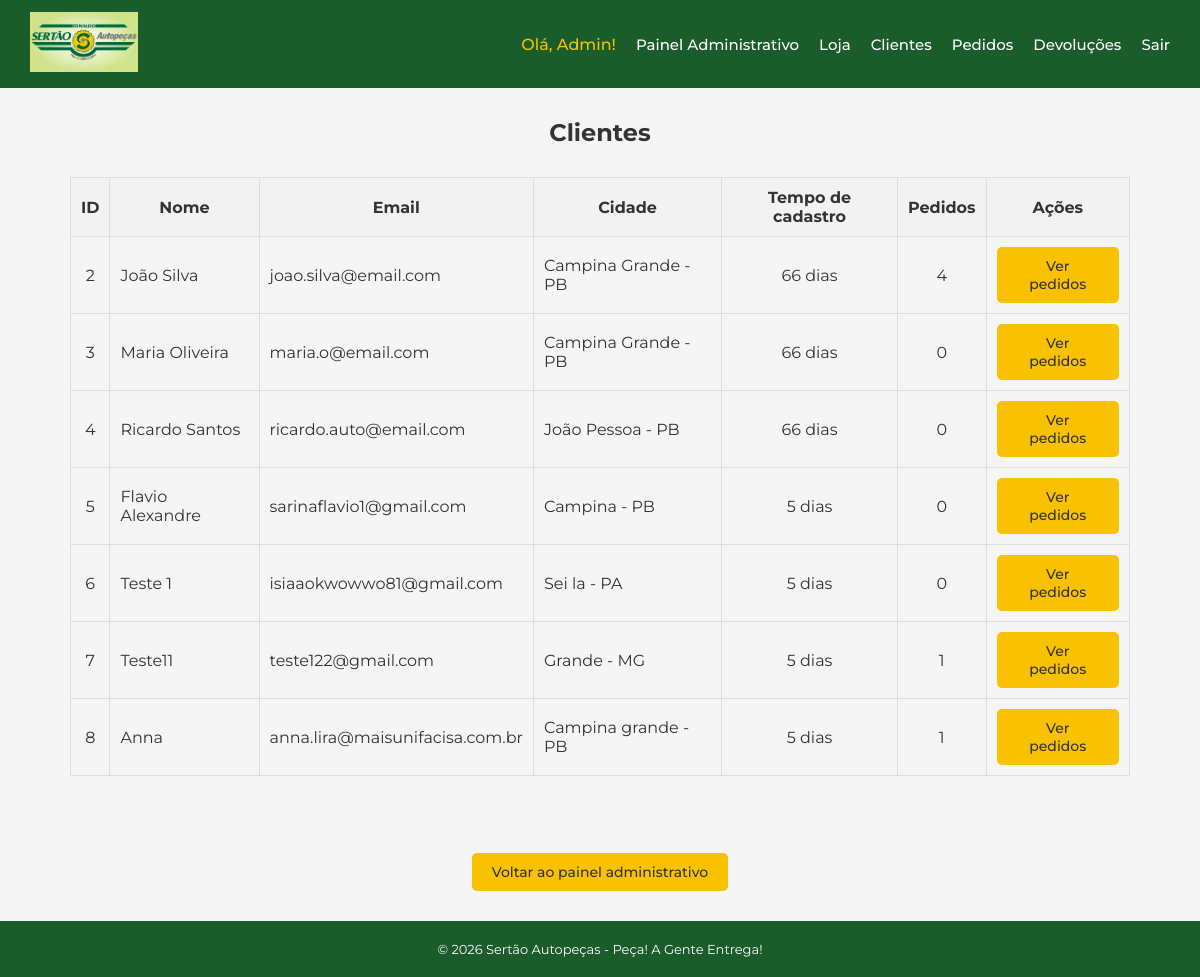
The app's page /admin/clientes (signed in), older data.
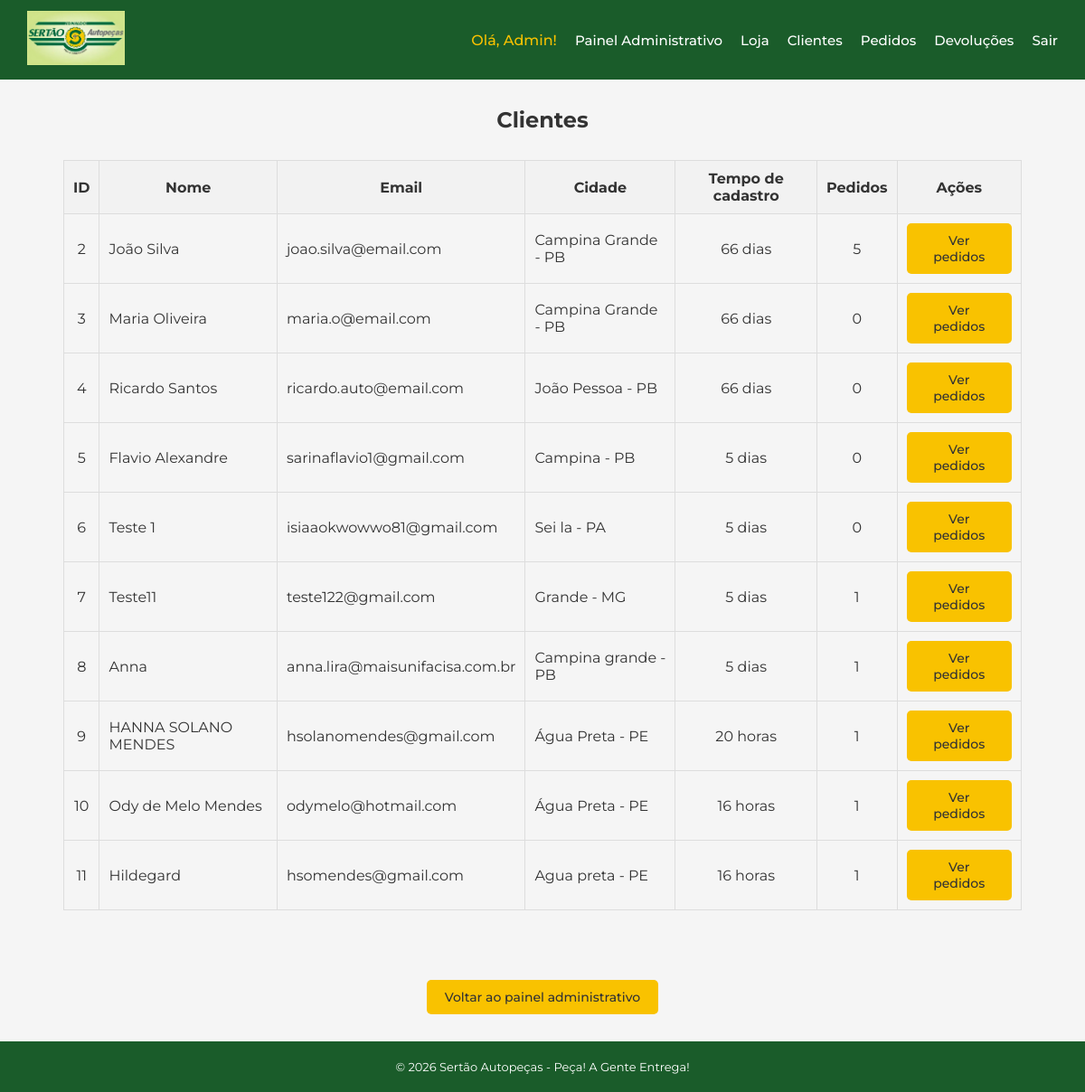
The same page, newer data.
### app/models.py (models this page shows)
class Usuario(UserMixin, db.Model):
    id = db.Column(db.Integer, primary_key=True)
    nome = db.Column(db.String(100), nullable=False)
    email = db.Column(db.String(100), nullable=False, unique=True)
    senha = db.Column(db.String(100), nullable=False)
    perfil = db.Column(db.String(100), nullable=False)
    endereco = db.Column(db.String(200), nullable=True)
    cidade = db.Column(db.String(100), nullable=True)
    estado = db.Column(db.String(2), nullable=True)
    cep = db.Column(db.String(9), nullable=True)
    data_cadastro = db.Column(db.DateTime, default=agora_brasilia)
    pedidos = db.relationship('Pedido', back_populates='usuario')

### app/routes/admin.py (the view)
@admin.route('/admin/clientes')
@login_required
def listar_clientes():
    if current_user.perfil != 'ADMIN':
        return redirect('/loja')
    clientes = Usuario.query.filter_by(perfil='CLIENTE').all()
    for cliente in clientes:
        if cliente.data_cadastro:
            diff = datetime.now() - cliente.data_cadastro
            dias = diff.days
            if dias > 0:
                cliente.tempo_cadastro = f"{dias} dias"
            else:
                horas = diff.seconds // 3600
                cliente.tempo_cadastro = f"{horas} horas"
        else:
            cliente.tempo_cadastro = "N/A"
        cliente.total_pedidos = len(cliente.pedidos)
    return render_template('admin/clientes.html', clientes=clientes)

### app/models.py (called while the page is built)
@login_manager.user_loader
def load_user(user_id):
    return Usuario.query.get(int(user_id))

### app/templates/admin/clientes.html (shortened to what this page needs)
{% extends 'base.html' %}
{% block conteudo %}
<h2 style="text-align: center;">Clientes</h2>
{% if clientes %}
<table style="width: 100%; border-collapse: collapse; margin-top: 30px;">
    <thead>
        <tr style="background-color: #f2f2f2;">
            <th style="padding: 10px; border: 1px solid #ddd;">ID</th>
            <th style="padding: 10px; border: 1px solid #ddd;">Nome</th>
            <th style="padding: 10px; border: 1px solid #ddd;">Email</th>
            <th style="padding: 10px; border: 1px solid #ddd;">Cidade</th>
            <th style="padding: 10px; border: 1px solid #ddd;">Tempo de cadastro</th>
            <th style="padding: 10px; border: 1px solid #ddd;">Pedidos</th>
            <th style="padding: 10px; border: 1px solid #ddd;">Ações</th>
        </tr>
    </thead>
    <tbody>
        {% for cliente in clientes %}
        <tr>
            <td style="padding: 10px; border: 1px solid #ddd; text-align: center;">
                {{ cliente.id }}
            </td>
            <td style="padding: 10px; border: 1px solid #ddd;">
                {{ cliente.nome }}
            </td>
            <td style="padding: 10px; border: 1px solid #ddd;">
                {{ cliente.email }}
            </td>
            <td style="padding: 10px; border: 1px solid #ddd;">
                {{ cliente.cidade }} - {{ cliente.estado }}
            </td>
            <td style="padding: 10px; border: 1px solid #ddd; text-align: center;">
                {{ cliente.tempo_cadastro }}
            </td>
            <td style="padding: 10px; border: 1px solid #ddd; text-align: center;">
                {{ cliente.total_pedidos }}
            </td>
            <td style="padding: 10px; border: 1px solid #ddd; text-align: center;">
                <a href="/admin/clientes/{{ cliente.id }}/pedidos"
                   class="btn btn-primary">
                    Ver pedidos
                </a>
            </td>
        </tr>
        {% endfor %}
    </tbody>
</table>
{% else %}
<div style="text-align: center; margin-top: 30px;">
    <p>Nenhum cliente encontrado.</p>
</div>
{% endif %}
    <br><br><br>
    <div style="text-align: center; margin-top: 20px;">
        <a href="/admin" class="btn btn-primary">Voltar ao painel administrativo</a>
    </div>
{% endblock %}

### app/templates/base.html (shortened to what this page needs)
<!DOCTYPE html>
<html lang="pt-BR">
<head>
    <link rel="stylesheet" href="{{ url_for('static', filename='css/base.css') }}">
    <link rel="stylesheet" href="{{ url_for('static', filename='css/layout.css') }}">
    <link rel="stylesheet" href="{{ url_for('static', filename='css/componentes.css') }}">
    <link rel="stylesheet" href="{{ url_for('static', filename='css/utils.css') }}">
    <link rel="stylesheet" href="{{ url_for('static', filename='css/carrinho.css') }}">
    <link rel="stylesheet" href="{{ url_for('static', filename='css/toast.css') }}">
</head>
<body>
<nav class="navbar">
    <a href="/loja">
        <img src="{{ url_for('static', filename='uploads/logo.jpeg') }}" alt="Sertão Autopeças">
    </a>
    <div class="navbar-links" id="navbar-links">
        {% if current_user.is_authenticated %}
            <span class="navbar-user">Olá, {{ current_user.nome }}!</span>
            {% if current_user.perfil == 'CLIENTE' %}
                <a href="/loja">Loja</a>
                <a href="/carrinho" aria-label="Carrinho" style="position: relative; text-decoration: none; color: white;">
                    🛒
                    <span id="badge-carrinho"></span>
                </a>
                <a href="/meus-pedidos">Meus Pedidos</a>
            {% else %}
                <a href="/admin">Painel Administrativo</a>
                <a href="/">Loja</a>
                <a href="/admin/clientes">Clientes</a>
                <a href="/admin/pedidos">Pedidos</a>
                <a href="/admin/devolucoes">Devoluções</a>
            {% endif %}
            <a href="/logout">Sair</a>
        {% else %}
            <a href="/loja">Loja</a>
            <a href="/login">Login</a>
            <a href="/cadastro">Cadastre-se</a>
        {% endif %}
    </div>
</nav>
<div class="container">
    {% block conteudo %}{% endblock %}
</div>
<footer class="footer">
    <p>© 2026 Sertão Autopeças - Peça! A Gente Entrega!</p>
</footer>
</body>
</html>

### app/static/css/base.css (style rules this page uses)
* { margin: 0; padding: 0; box-sizing: border-box; }
body { font-family: 'Montserrat', sans-serif; background-color: #f5f5f5; color: #333333; display: flex; flex-direction: column; min-height: 100vh; }

### app/static/css/layout.css (style rules this page uses)
.navbar { background-color: #1a5c2a; padding: 12px 30px; display: flex; align-items: center; justify-content: space-between; }
.navbar img { height: 60px; }
.navbar-links { display: flex; align-items: center; gap: 20px; }
.navbar-links a { color: #ffffff; text-decoration: none; font-weight: 500; font-size: 15px; }
.navbar-user { color: #f9c200; font-weight: 500; }
.container { max-width: 1100px; width: 100%; margin: 30px auto; padding: 0 20px; flex: 1; }
.footer { background-color: #1a5c2a; color: #ffffff; text-align: center; padding: 20px; font-size: 13px; }

### app/static/css/componentes.css (style rules this page uses)
.btn { display: inline-block; padding: 10px 20px; border: none; border-radius: 5px; cursor: pointer; font-size: 14px; font-weight: 500; text-decoration: none; }
.btn-primary { background-color: #f9c200; color: #333333; }

Row changes from the older to the newer data that the page shows:
computed for Usuario "João Silva": total_pedidos "4" → "5"
added Usuario: id "9", nome "HANNA SOLANO MENDES", email "hsolanomendes@gmail.com", cidade "Água Preta", estado "PE", tempo_cadastro "20 horas", total_pedidos "1"
added Usuario: id "10", nome "Ody de Melo Mendes", email "odymelo@hotmail.com", cidade "Água Preta", estado "PE", tempo_cadastro "16 horas", total_pedidos "1"
added Usuario: id "11", nome "Hildegard", email "hsomendes@gmail.com", cidade "Agua preta", estado "PE", tempo_cadastro "16 horas", total_pedidos "1"
